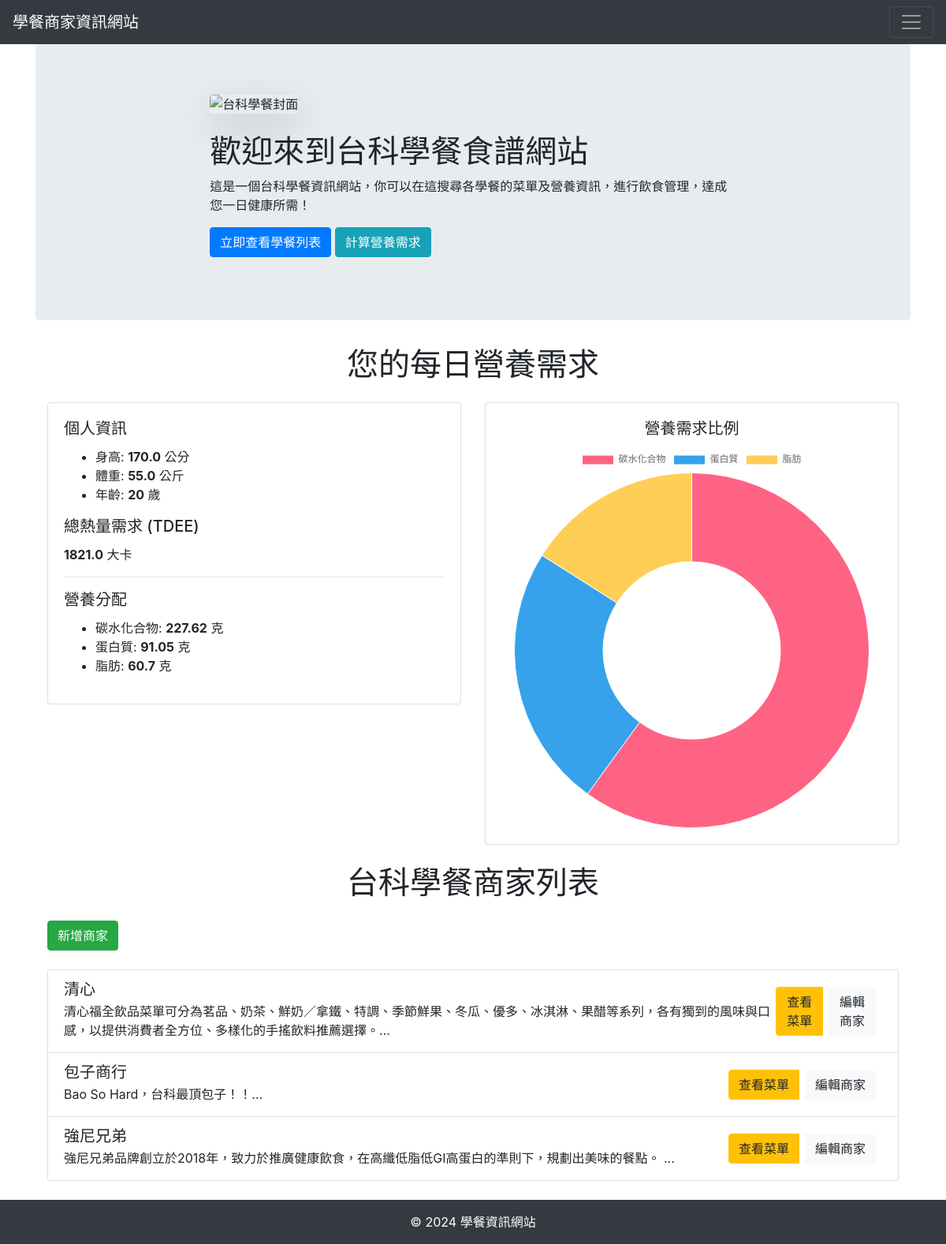
The page / on the database its author committed.
### models.py (models this page shows, shortened)
class UserData(db.Model):
    id = db.Column(db.Integer, primary_key=True)
    age = db.Column(db.Integer, nullable=False)
    weight = db.Column(db.Float, nullable=False)
    height = db.Column(db.Float, nullable=False)
    gender = db.Column(db.String(10), nullable=False)
    activity_level = db.Column(db.String(20), nullable=False)
    tdee = db.Column(db.Float, nullable=False)
    carbs = db.Column(db.Float, nullable=False)
    protein = db.Column(db.Float, nullable=False)
    fat = db.Column(db.Float, nullable=False)

class Canteen(db.Model):
    __tablename__ = 'canteens'
    id = db.Column(db.Integer, primary_key=True)
    name = db.Column(db.String(100), nullable=False)
    description = db.Column(db.String(500), nullable=True)  # 新增商家介紹欄位
    menus = db.relationship('Menu', backref='canteen', lazy=True)

### app.py (the view)
@app.route('/')
def index():
    canteens = Canteen.query.all()  # 取得所有商家的資料
    user_data =  UserData.query.order_by(UserData.id.desc()).first()  # 查詢最新的一筆資料
    for canteen in canteens:
        if canteen.description is None:
            canteen.description = ""
    return render_template('index.html', canteens=canteens, user_data=user_data)

### templates/index.html (shortened to what this page needs)
{% extends "base.html" %}
{% block body %}
<main role="main">
    <div class="jumbotron">
        <div class="col-sm-8 mx-auto">
             <img src="https://tse2.mm.bing.net/th?id=OIP.e0OZUGnSWSP-oWrn5u7fEgHaBm&pid=Api&P=0&h=180" alt="台科學餐封面"  class="img-fluid rounded shadow-lg mb-4" style="max-width: 100%; height: auto;">
            <h1>歡迎來到台科學餐食譜網站</h1>
            <p>這是一個台科學餐資訊網站，你可以在這搜尋各學餐的菜單及營養資訊，進行飲食管理，達成您一日健康所需！</p>
            <p>
                <a class="btn btn-primary" href="{{ url_for('index') }}" role="button">立即查看學餐列表</a>
                <a class="btn btn-info" href="{{ url_for('nutrition_calculator') }}" role="button">計算營養需求</a>
            </p>
        </div>
    </div>
</main>
<div class="container mt-4">
    <h1 class="text-center mb-4">您的每日營養需求</h1>
    {% if user_data %}
    <div class="row">
        <div class="col-md-6">
            <div class="card">
                <div class="card-body">
                    <h5 class="card-title">個人資訊</h5>
                    <ul>
                        <li>身高: <strong>{{ user_data.height }}</strong> 公分</li>
                        <li>體重: <strong>{{ user_data.weight }}</strong> 公斤</li>
                        <li>年齡: <strong>{{ user_data.age }}</strong> 歲</li>
                    </ul>
                    <h5 class="card-title">總熱量需求 (TDEE)</h5>
                    <p class="card-text"><strong>{{ user_data.tdee }}</strong> 大卡</p>
                    <hr>
                    <h5 class="card-title">營養分配</h5>
                    <ul>
                        <li>碳水化合物: <strong>{{ user_data.carbs }}</strong> 克</li>
                        <li>蛋白質: <strong>{{ user_data.protein }}</strong> 克</li>
                        <li>脂肪: <strong>{{ user_data.fat }}</strong> 克</li>
                    </ul>
                </div>
            </div>
        </div>
        <div class="col-md-6">
            <div class="card">
                <div class="card-body">
                    <h5 class="card-title text-center">營養需求比例</h5>
                    <canvas id="nutritionChart" width="120" height="120"></canvas>
                </div>
            </div>
        </div>
    </div>
    {% else %}
    <p>目前沒有可顯示的營養資料，請先填寫資料計算您的需求。</p>
    {% endif %}
</div>
{% block script %}
<script>
    {% if user_data %}
    var ctx = document.getElementById('nutritionChart').getContext('2d');
    var nutritionChart = new Chart(ctx, {
        type: 'doughnut', // 圓環圖
        data: {
            labels: ['碳水化合物', '蛋白質', '脂肪'],
            datasets: [{
                label: '營養需求比例',
                data: [{{ user_data.carbs }}, {{ user_data.protein }}, {{ user_data.fat }}], // 使用動態數據
                backgroundColor: ['#FF6384', '#36A2EB', '#FFCE56'],
                borderWidth: 1
            }]
        },
        options: {
            responsive: true,
            plugins: {
                legend: {
                    position: 'top',
                },
                tooltip: {
                    callbacks: {
                        label: function(tooltipItem) {
                            return tooltipItem.label + ': ' + tooltipItem.raw.toFixed(2) + ' 克';
                        }
                    }
                }
            }
        }
    });
    {% endif %}
</script>
{% endblock %}
<div class="container mt-4">
    <h1 class="mb-4 text-center">台科學餐商家列表</h1>
    <a href="{{ url_for('add_canteen') }}" class="btn btn-success mb-4">新增商家</a>
<div class="list-group">
    {% for canteen in canteens %}
        <div class="list-group-item d-flex justify-content-between align-items-center">
            <div>
                <h5 class="mb-1">{{ canteen.name }}</h5>
                <p class="mb-1">{{ canteen.description[:100] }}...</p>
            </div>
            <div class="btn-group">
                <a href="{{ url_for('view_or_edit_canteen', canteen_id=canteen.id) }}" class="btn btn-warning mr-2">查看菜單</a>
                <a href="{{ url_for('edit_canteen', canteen_id=canteen.id) }}" class="btn btn-light mr-2">編輯商家</a>
            </div>
        </div>
    {% endfor %}
</div>
{% endblock %}

### rows shown on the page
UserData: height "170.0", weight "55.0", age "20", tdee "1821.0", carbs "227.62", protein "91.05", fat "60.7"
Canteen: name "清心", description "清心福全飲品菜單可分為茗品、奶茶、鮮奶／拿鐵、特調、季節鮮果、冬瓜、優多、冰淇淋、果醋等系列，各有獨到的風味與口感，以提供消費者全方位、多樣化的手搖飲料推薦選擇。"
Canteen: name "包子商行", description "Bao So Hard，台科最頂包子！！"
Canteen: name "強尼兄弟", description "強尼兄弟品牌創立於2018年，致力於推廣健康飲食，在高纖低脂低GI高蛋白的準則下，規劃出美味的餐點。"

### other values the page prints
chart data {{ user_data.carbs }} 227.62
chart data {{ user_data.protein }} 91.05
chart data {{ user_data.fat }} 60.7
